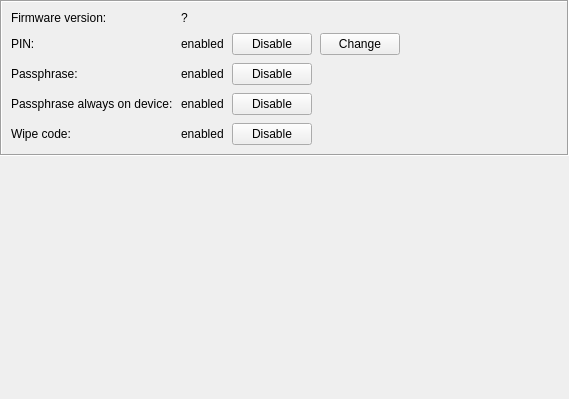
<?xml version="1.0" encoding="UTF-8"?>
<ui version="4.0">
 <class>WdgHwSettings</class>
 <widget class="QWidget" name="WdgHwSettings">
  <property name="geometry">
   <rect>
    <x>0</x>
    <y>0</y>
    <width>569</width>
    <height>399</height>
   </rect>
  </property>
  <property name="windowTitle">
   <string>Form</string>
  </property>
  <layout class="QVBoxLayout" name="verticalLayout">
   <property name="leftMargin">
    <number>0</number>
   </property>
   <property name="topMargin">
    <number>0</number>
   </property>
   <property name="rightMargin">
    <number>0</number>
   </property>
   <property name="bottomMargin">
    <number>0</number>
   </property>
   <item>
    <widget class="QFrame" name="fraHwSettings">
     <property name="frameShape">
      <enum>QFrame::Box</enum>
     </property>
     <property name="frameShadow">
      <enum>QFrame::Sunken</enum>
     </property>
     <layout class="QHBoxLayout" name="horizontalLayout_12">
      <item>
       <layout class="QGridLayout" name="gridLayout_3">
        <property name="leftMargin">
         <number>0</number>
        </property>
        <property name="topMargin">
         <number>0</number>
        </property>
        <property name="rightMargin">
         <number>4</number>
        </property>
        <property name="bottomMargin">
         <number>0</number>
        </property>
        <property name="spacing">
         <number>8</number>
        </property>
        <item row="3" column="2">
         <widget class="QPushButton" name="btnEnDisPassAlwaysOnDevice">
          <property name="text">
           <string>Disable</string>
          </property>
         </widget>
        </item>
        <item row="1" column="1">
         <widget class="QLabel" name="lblPinStatus">
          <property name="text">
           <string>enabled</string>
          </property>
         </widget>
        </item>
        <item row="3" column="0">
         <widget class="QLabel" name="lblPassAlwaysOnDeviceLabel">
          <property name="font">
           <font>
            <weight>50</weight>
            <bold>false</bold>
           </font>
          </property>
          <property name="text">
           <string>Passphrase always on device:</string>
          </property>
         </widget>
        </item>
        <item row="1" column="2">
         <widget class="QPushButton" name="btnEnDisPin">
          <property name="text">
           <string>Disable</string>
          </property>
          <property name="autoDefault">
           <bool>false</bool>
          </property>
         </widget>
        </item>
        <item row="2" column="0">
         <widget class="QLabel" name="lblPassStatusLabel">
          <property name="font">
           <font>
            <weight>50</weight>
            <bold>false</bold>
           </font>
          </property>
          <property name="text">
           <string>Passphrase:</string>
          </property>
         </widget>
        </item>
        <item row="2" column="1">
         <widget class="QLabel" name="lblPassStatus">
          <property name="text">
           <string>enabled</string>
          </property>
         </widget>
        </item>
        <item row="0" column="0">
         <widget class="QLabel" name="lblFirmwareVersionLabel">
          <property name="font">
           <font>
            <weight>50</weight>
            <bold>false</bold>
           </font>
          </property>
          <property name="text">
           <string>Firmware version:</string>
          </property>
         </widget>
        </item>
        <item row="0" column="1" colspan="3">
         <widget class="QLabel" name="lblFirmwareVersion">
          <property name="minimumSize">
           <size>
            <width>128</width>
            <height>0</height>
           </size>
          </property>
          <property name="text">
           <string>?</string>
          </property>
         </widget>
        </item>
        <item row="1" column="3">
         <widget class="QPushButton" name="btnChangePin">
          <property name="text">
           <string>Change</string>
          </property>
          <property name="autoDefault">
           <bool>false</bool>
          </property>
         </widget>
        </item>
        <item row="1" column="0">
         <widget class="QLabel" name="lblPinStatusLabel">
          <property name="font">
           <font>
            <weight>50</weight>
            <bold>false</bold>
           </font>
          </property>
          <property name="text">
           <string>PIN:</string>
          </property>
         </widget>
        </item>
        <item row="3" column="1">
         <widget class="QLabel" name="lblPassAlwaysOnDeviceStatus">
          <property name="text">
           <string>enabled</string>
          </property>
         </widget>
        </item>
        <item row="2" column="2">
         <widget class="QPushButton" name="btnEnDisPass">
          <property name="text">
           <string>Disable</string>
          </property>
          <property name="autoDefault">
           <bool>false</bool>
          </property>
         </widget>
        </item>
        <item row="4" column="2">
         <widget class="QPushButton" name="btnEnDisWipeCode">
          <property name="text">
           <string>Disable</string>
          </property>
         </widget>
        </item>
        <item row="4" column="0">
         <widget class="QLabel" name="lblWipeCodeLabel">
          <property name="font">
           <font>
            <weight>50</weight>
            <bold>false</bold>
           </font>
          </property>
          <property name="text">
           <string>Wipe code:</string>
          </property>
         </widget>
        </item>
        <item row="4" column="1">
         <widget class="QLabel" name="lblWipeCodeStatus">
          <property name="text">
           <string>enabled</string>
          </property>
         </widget>
        </item>
       </layout>
      </item>
      <item>
       <spacer name="horizontalSpacer_5">
        <property name="orientation">
         <enum>Qt::Horizontal</enum>
        </property>
        <property name="sizeHint" stdset="0">
         <size>
          <width>40</width>
          <height>20</height>
         </size>
        </property>
       </spacer>
      </item>
     </layout>
    </widget>
   </item>
   <item>
    <spacer name="verticalSpacer">
     <property name="orientation">
      <enum>Qt::Vertical</enum>
     </property>
     <property name="sizeHint" stdset="0">
      <size>
       <width>20</width>
       <height>40</height>
      </size>
     </property>
    </spacer>
   </item>
  </layout>
 </widget>
 <resources/>
 <connections/>
</ui>
